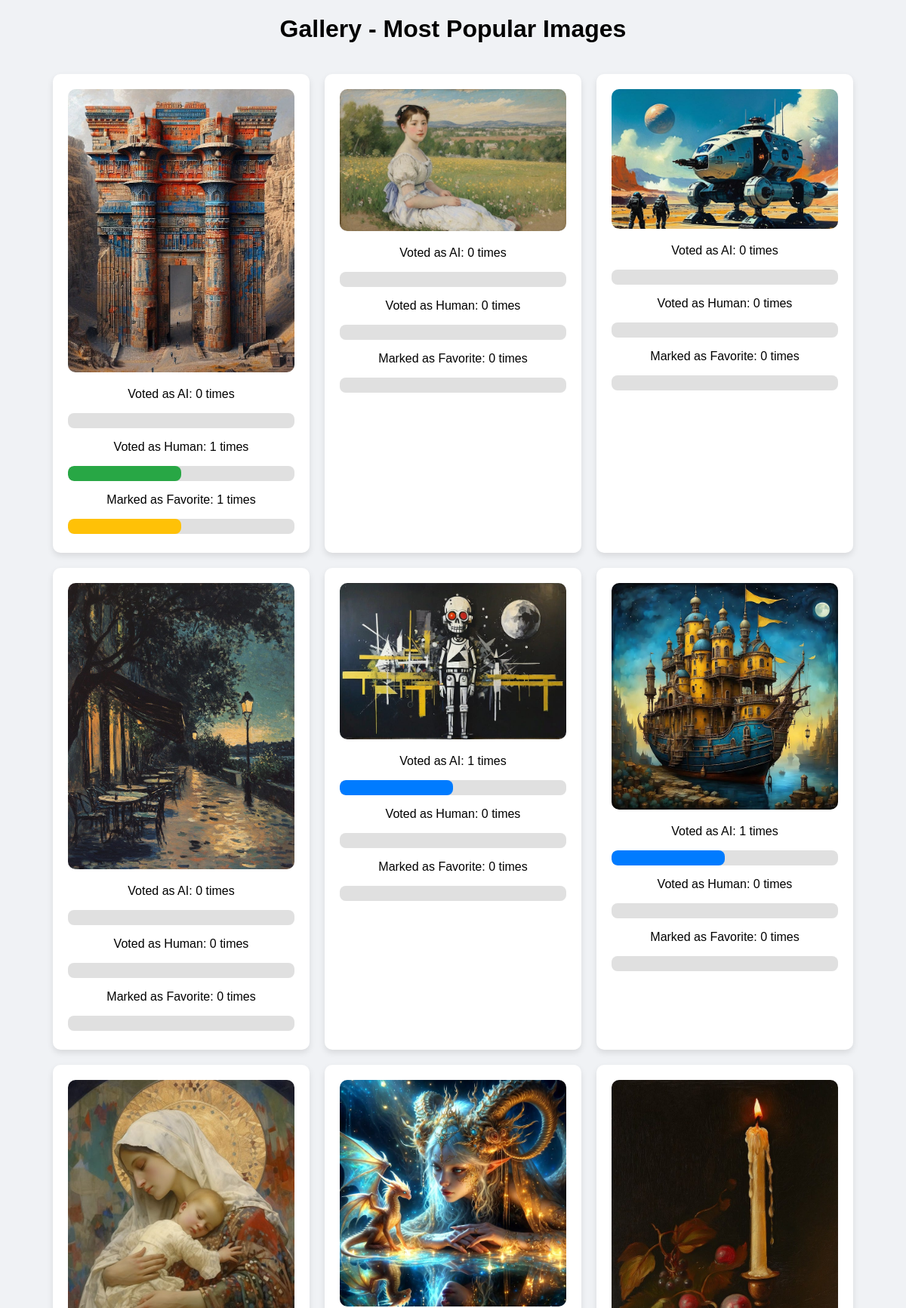
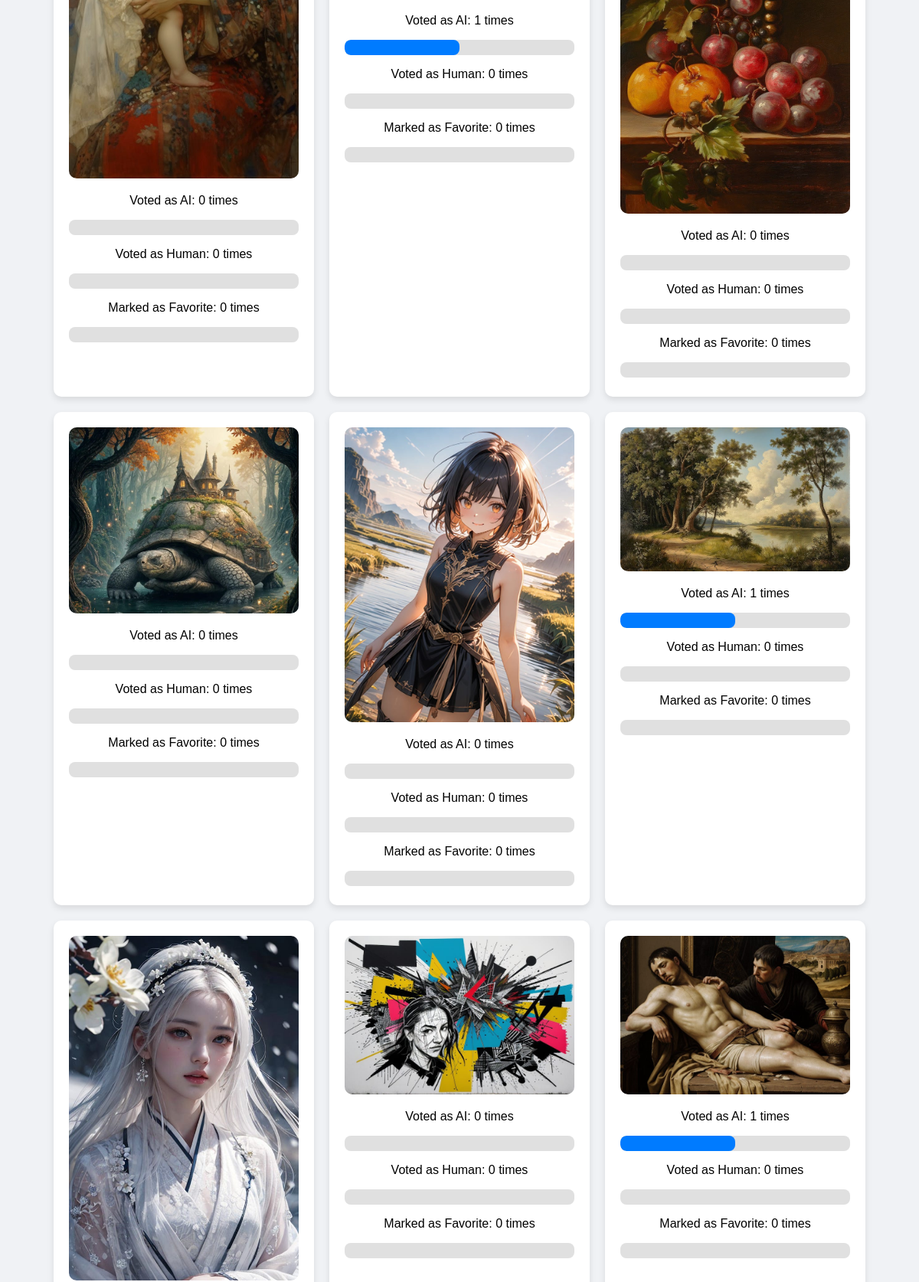
The page /gallery (upper part) on the database its author committed (2 pictures, top to bottom).
### tables this page shows
CREATE TABLE image_stats (
                image TEXT PRIMARY KEY,
                ai_votes INTEGER DEFAULT 0,
                human_votes INTEGER DEFAULT 0,
                favorite_count INTEGER DEFAULT 0
            );

### app.py (the view)
@app.route("/gallery")
def gallery():
    with get_db_connection() as conn:
        image_stats = conn.execute('''
            SELECT * FROM image_stats
            ORDER BY favorite_count DESC
        ''').fetchall()
    print("Image Stats Data Retrieved:", image_stats)
    return render_template("gallery.html", image_stats=image_stats)

### app.py (called while the page is built)
def get_db_connection():
    conn = sqlite3.connect(DATABASE)
    conn.row_factory = sqlite3.Row
    return conn

### Templates/gallery.html (shortened to what this page needs)
<!DOCTYPE html>
<html lang="en">
<head>
</head>
<body>
    <h1>Gallery - Most Popular Images</h1>
    <div class="gallery-container" id="gallery-container">
        {% if image_stats %}
            {% for stat in image_stats %}
            <div class="image-item">
                <img src="{{ url_for('static', filename=stat['image']) }}" alt="Image">
                <div class="stats">
                    <p>Voted as AI: {{ stat['ai_votes'] }} times</p>
                    <div class="progress-bar-container">
                        <div class="progress-bar ai" style="width: {{ (stat['ai_votes'] / (stat['ai_votes'] + stat['human_votes'] + 1)) * 100 }}%;"></div>
                    </div>
                    <p>Voted as Human: {{ stat['human_votes'] }} times</p>
                    <div class="progress-bar-container">
                        <div class="progress-bar human" style="width: {{ (stat['human_votes'] / (stat['ai_votes'] + stat['human_votes'] + 1)) * 100 }}%;"></div>
                    </div>
                    <p>Marked as Favorite: {{ stat['favorite_count'] }} times</p>
                    <div class="progress-bar-container">
                        <div class="progress-bar favorite" style="width: {{ (stat['favorite_count'] / (stat['favorite_count'] + 1)) * 100 }}%;"></div>
                    </div>
                </div>
            </div>
            {% endfor %}
        {% else %}
            <p>No images available in the gallery.</p>
        {% endif %}
    </div>
</body>
</html>

### Templates/gallery.html (style rules this page uses)
body { font-family: Arial, sans-serif; text-align: center; background-color: #f0f2f5; margin: 0; padding: 0; }
h1 { margin-top: 20px; }
.gallery-container { display: flex; flex-wrap: wrap; justify-content: center; gap: 20px; padding: 20px; }
.image-item { background-color: #ffffff; box-shadow: 0 4px 8px rgba(0, 0, 0, 0.1); border-radius: 10px; width: 300px; padding: 20px; text-align: center; transition: transform 0.2s; }
.image-item img { width: 100%; height: auto; border-radius: 10px; }
.stats { margin-top: 15px; }
.progress-bar-container { background-color: #e0e0e0; border-radius: 8px; overflow: hidden; margin: 5px 0; }
.progress-bar { height: 20px; border-radius: 8px; transition: width 0.4s ease; }
.progress-bar.ai { background-color: #007bff; }
.progress-bar.human { background-color: #28a745; }
.progress-bar.favorite { background-color: #ffc107; }

### rows shown on the page
image_stats: image (picture), ai_votes "0", human_votes "1", favorite_count "1"
image_stats: image (picture), ai_votes "0", human_votes "0", favorite_count "0"
image_stats: image (picture), ai_votes "0", human_votes "0", favorite_count "0"
image_stats: image (picture), ai_votes "0", human_votes "0", favorite_count "0"
image_stats: image (picture), ai_votes "1", human_votes "0", favorite_count "0"
image_stats: image (picture), ai_votes "1", human_votes "0", favorite_count "0"
image_stats: image (picture), ai_votes "0", human_votes "0", favorite_count "0"
image_stats: image (picture), ai_votes "1", human_votes "0", favorite_count "0"
image_stats: image (picture), ai_votes "0", human_votes "0", favorite_count "0"
image_stats: image (picture), ai_votes "0", human_votes "0", favorite_count "0"
image_stats: image (picture), ai_votes "0", human_votes "0", favorite_count "0"
image_stats: image (picture), ai_votes "1", human_votes "0", favorite_count "0"
image_stats: image (picture)
image_stats: image (picture), ai_votes "0", human_votes "0", favorite_count "0"
image_stats: image (picture), ai_votes "1", human_votes "0", favorite_count "0"
